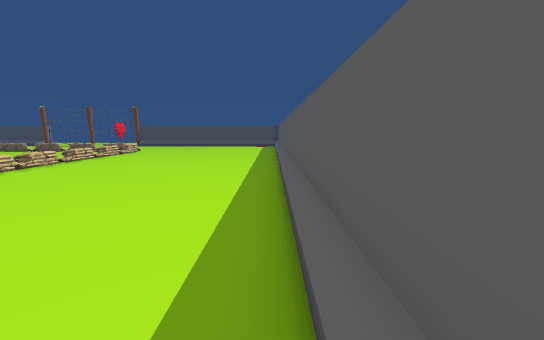
view 1 (above)

17 first-person views from a walk through a 3-D level made in the Unity game engine. The camera is 1.4 m above the floor, tilts 8° down and sees 90° across. The floor is counted in squares, 1 m on a side. Each view is taken from the middle of a square. On the plan, view 1 faces up. The plan holds only what a view shows up to about 13 squares ahead; the rest is blank. The place goes on beyond the plan. The player is left out. Some animated figures are not drawn.

view 2
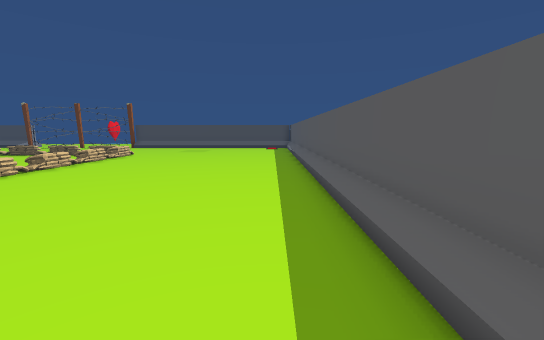

view 3
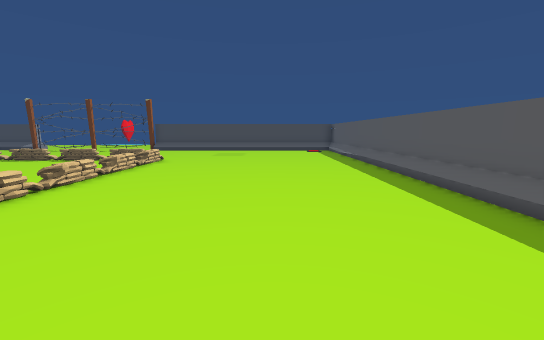

view 4
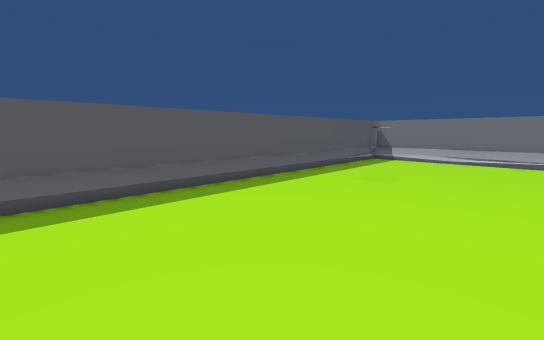

view 5
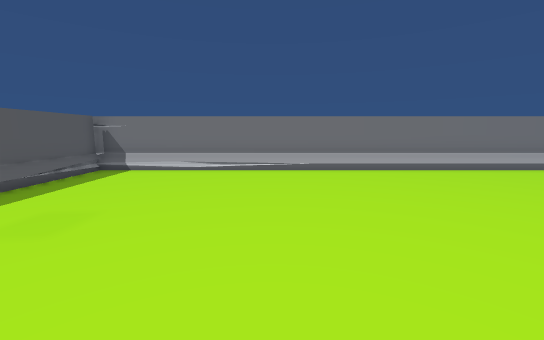

view 6
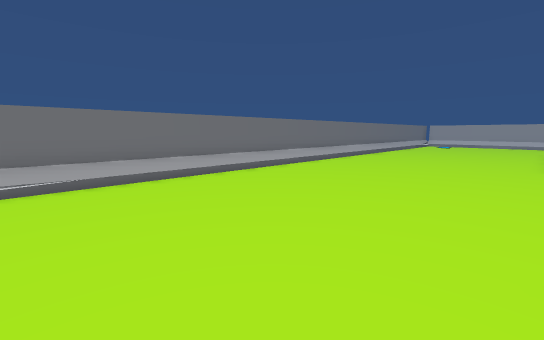

view 7
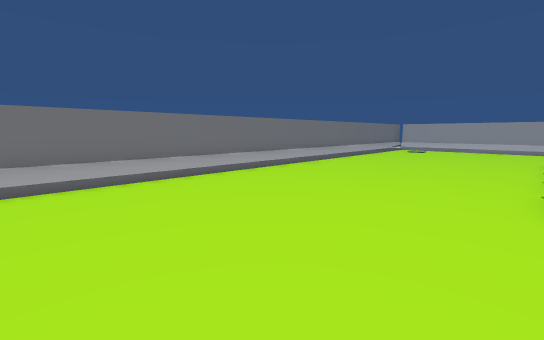

view 8
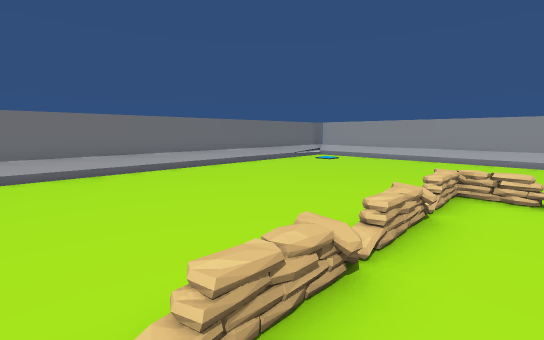

view 9
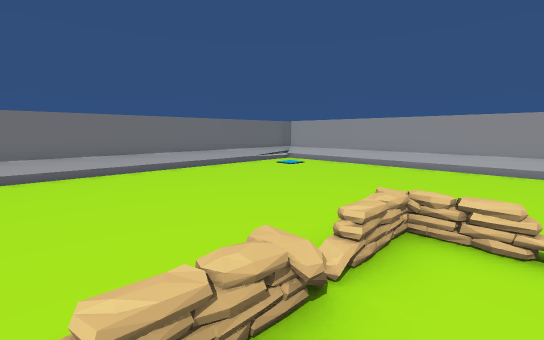

view 10
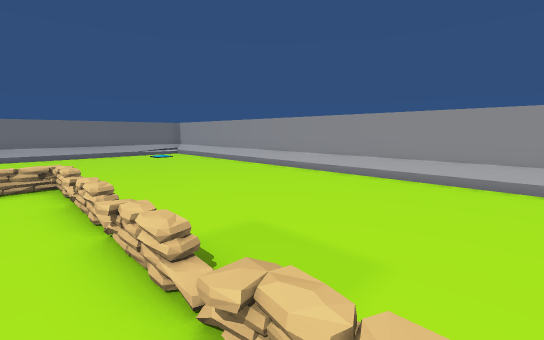

view 11
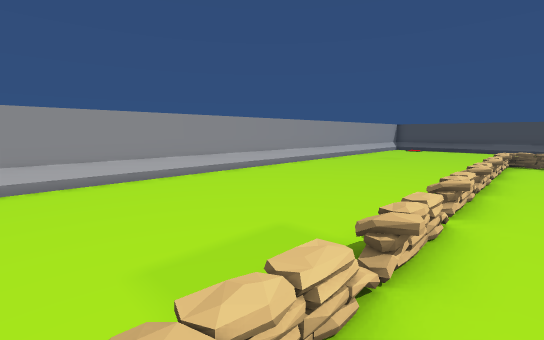

view 12
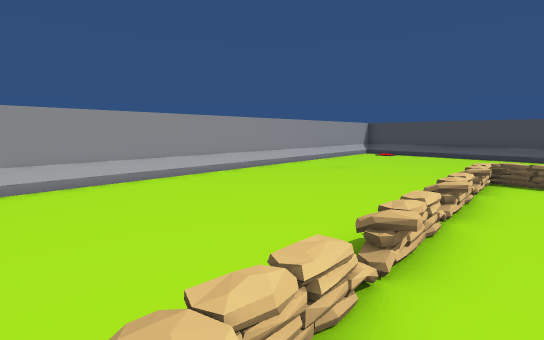

view 13
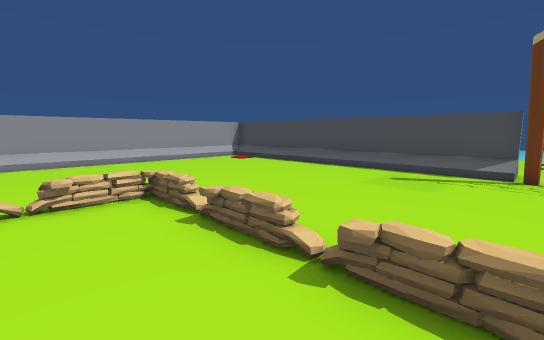

view 14
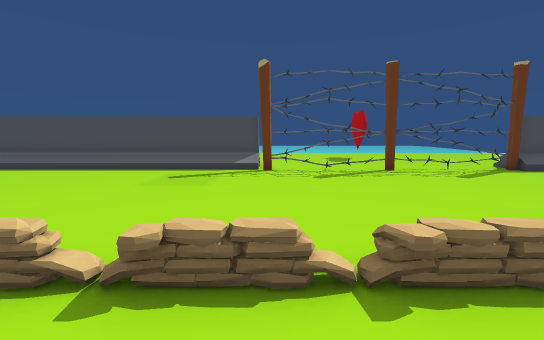

view 15
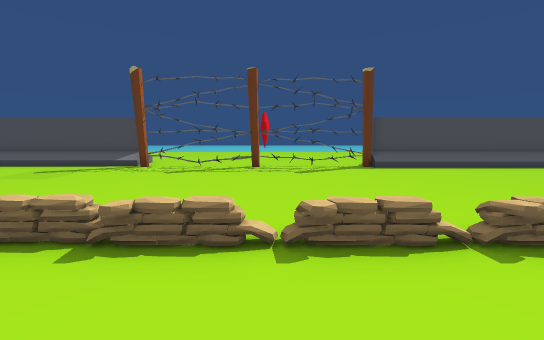

view 16
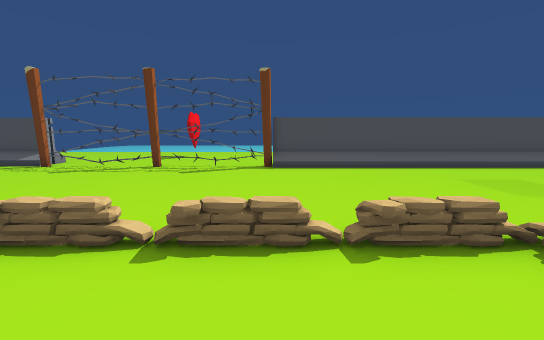

view 17
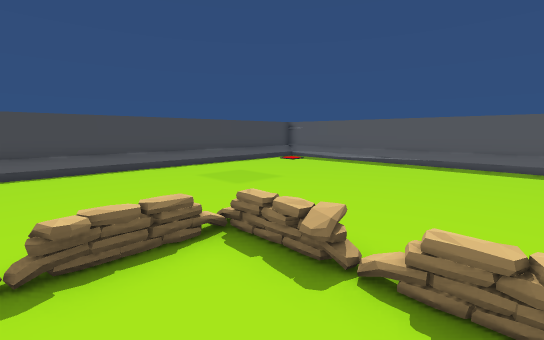

### Floor plan
Key: @ floor where view 1 was taken; # wall or solid block; x gap in a wall; . main floor; : floor 0.25 m higher than the main floor; + floor 0.5 m higher than the main floor; / step, stairs or slope; = window, fence, low wall or low ledge; T thing the floor can be seen under or through; O other object.
Columns run from 36 left of view 1 to 1 right of it. Each row starts with its distance up from view 1.
 28    ###########..........
 27     //////////#TTTx#x#x############
 26      .............................
 25     ..............................
 24    ................................
 23   ..................................
 22 #=...................................#
 21 #=...................................#
 20 #=...................................#
 19 #=......==........=.=.O..==..........#
 18 #=......+.....  ..........==.........#
 17 #=......:.... .      ... ............#
 16 #=......+.         .  ...  ..........#
 15 #=......:.                .=.........#
 14 #=......+.                =..........#
 13 #=......+.                ==.........#
 12 #=......:.                ...........#
 11 #=......+.                .=.........#
 10 #=........                ...........#
  9 #=......O.                 =.........#
  8 #=......=.                  .........#
  7 #=......:.                   ........#
  6 #=......=.                    .......#
  5 #=....../.                     ......#
  4 #=....../.                    .......#
  3 #=......+.                    .......#
  2 #=......+..... .              .......#
  1 #=......==.=....              .......#
  0 #=......=.=..=.=....................@#
 -1 #=...................................#
 -2 #=...................................#
 -3 #=...................................#
 -4 #=...................................#
 -5 #=...................................#
 -6   ...................................#
 -7    ..................................#
 -8     /////////////////////////////////x
 -9     ##################################

Positions as (right, up) in squares from view 1, and headings:
1: (0, 0), facing up
2: (-1, 3), facing up
3: (-4, 6), facing up
4: (-6, 6), facing down-right
5: (-6, 2), facing down
6: (-6, 0), facing down-left
7: (-13, 0), facing down-left
8: (-21, 2), facing down-left
9: (-24, 2), facing down-left
10: (-27, 9), facing down-left
11: (-27, 5), facing up-left
12: (-27, 10), facing up-left
13: (-22, 17), facing up-left
14: (-22, 17), facing up
15: (-17, 16), facing up
16: (-13, 16), facing up
17: (-12, 16), facing up-right
